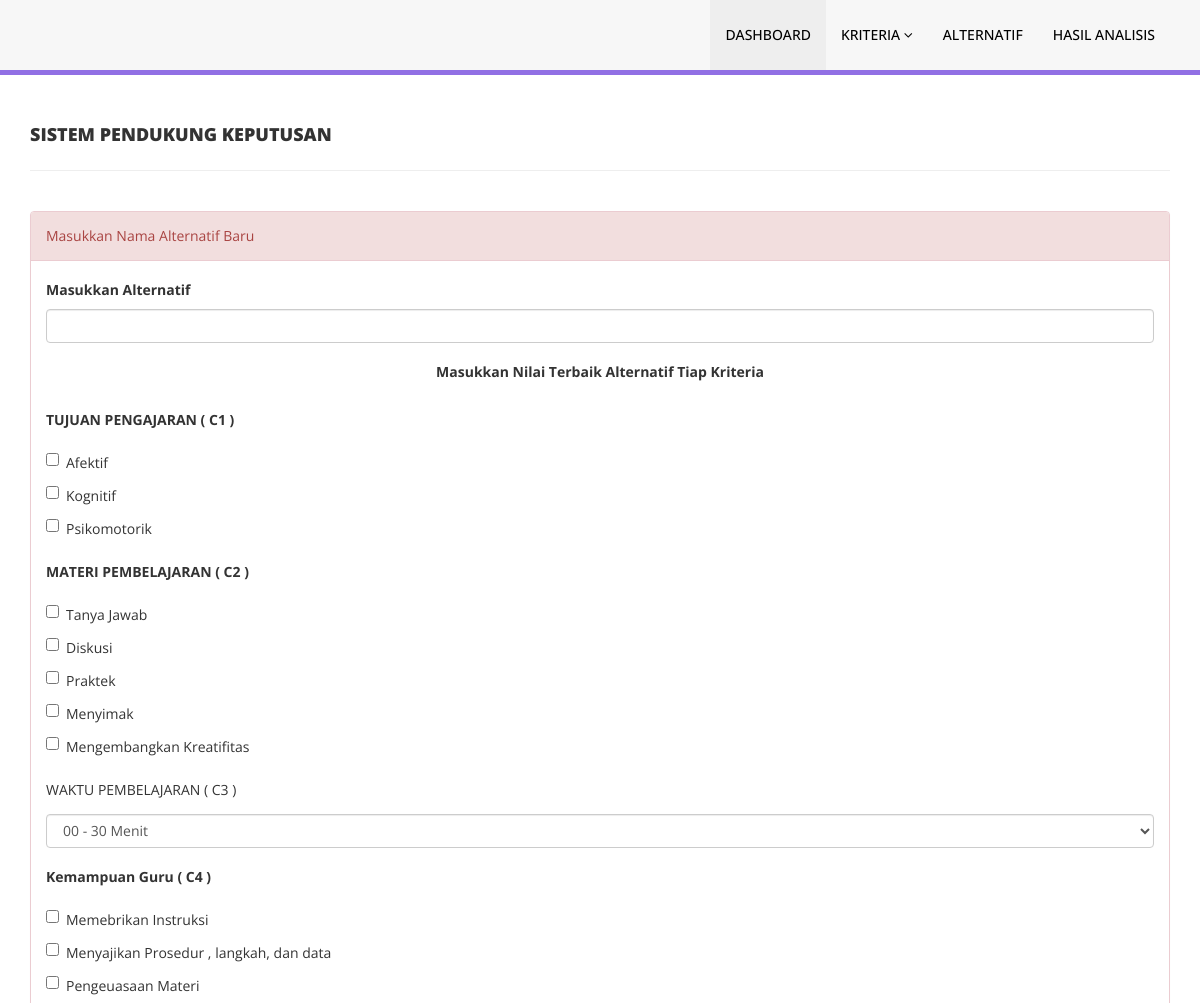
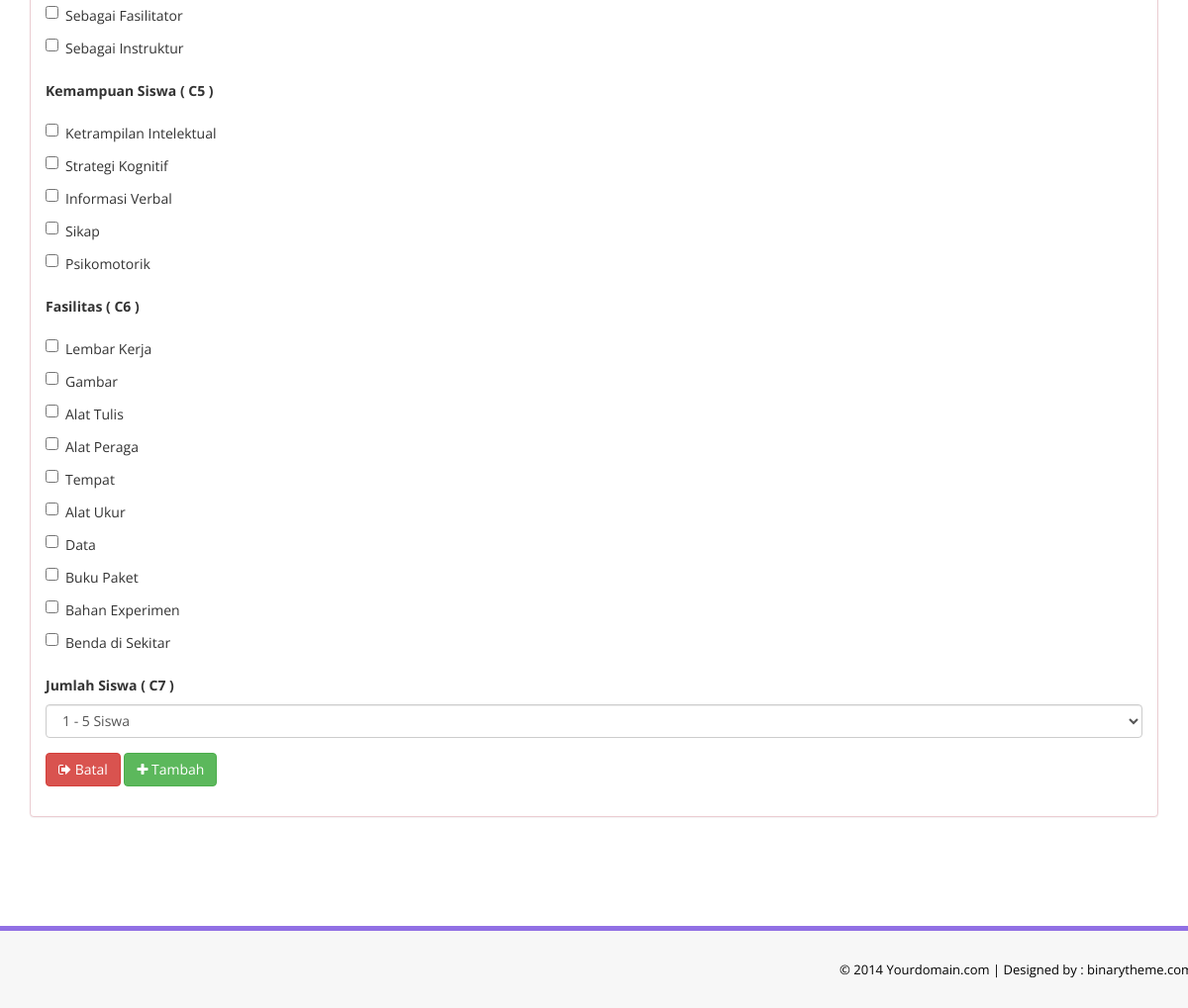
Page /alternatiftambah.php on the committed database (2 pictures, top to bottom).
### tables this page shows
CREATE TABLE `tab_sub` (
  `id_sub` int(100) NOT NULL,
  `nama_sub` varchar(100) NOT NULL,
  `kode_kriteria` varchar(100) NOT NULL
);

### alternatiftambah.php (the view, shortened to what this page needs)
<!DOCTYPE html>
<html xmlns="http://www.w3.org/1999/xhtml">
<?php include "koneksi.php" ?>
<head>
    <link href="assets/css/bootstrap.css" rel="stylesheet" />
    <link href="assets/css/font-awesome.css" rel="stylesheet" />
    <link href="assets/css/style.css" rel="stylesheet" />
</head>
<body>
<?php include "menu.php" ?>
     <div class="content-wrapper">
        <div class="container">
            <div class="row pad-botm">
                <div class="col-md-12">
                    <h4 class="header-line"> SISTEM PENDUKUNG KEPUTUSAN </h4>
                </div>
            </div>
            <div class="row">
                <div class="col-md-12 col-sm-12 col-xs-12">
                <div class="panel panel-danger">
                        <div class="panel-heading">
                            Masukkan Nama Alternatif Baru
                        </div>
                        <div class="panel-body">
                            <form role="form" action = "tambah_alternatif.php" method="post">
                                <div class="form-group">
                                    <label>Masukkan Alternatif</label>
                                    <input required name = "nama_alternatif" class="form-control" type="text" />
                                </div>
                                <div align="center" class="form-group">
                                    <label>Masukkan Nilai Terbaik Alternatif Tiap Kriteria</label>
                                </div>
                                <div class="form-group">
                                    <label>TUJUAN PENGAJARAN ( C1 )</label>
                                    <?php
                                    $sql_c1 = $koneksi->query("SELECT * FROM tab_sub WHERE kode_kriteria = 'C1'");
                                    while($data_c1 = $sql_c1->fetch_assoc()){?>
                                        <div class="checkbox">
                                            <label>
                                                <input type="checkbox" name = "c1[]" value="<?php echo $data_c1['nama_sub'] ?>" /><?php echo $data_c1['nama_sub'] ?>
                                            </label>
                                        </div>
                                    <?php
                                    }
                                    ?>
                                </div>
                                <div class="form-group">
                                    <label>MATERI PEMBELAJARAN ( C2 )</label>
                                    <?php
                                    $sql_c2 = $koneksi->query("SELECT * FROM tab_sub WHERE kode_kriteria = 'C2'");
                                    while($data_c2 = $sql_c2->fetch_assoc()){?>
                                        <div class="checkbox">
                                            <label>
                                                <input type="checkbox" name = "c2[]" value="<?php echo $data_c2['nama_sub'] ?>" /><?php echo $data_c2['nama_sub'] ?>
                                            </label>
                                        </div>
                                    <?php
                                    }
                                    ?>
                                </div>
                                <div class="form-group">
                                    <p>WAKTU PEMBELAJARAN ( C3 )</p>
                                    <select name = "c3" class="form-control">
                                        <?php
                                        $sql_c3 = $koneksi->query("SELECT * FROM tab_sub WHERE kode_kriteria = 'C3'");
                                        while($data_c3 = $sql_c3->fetch_assoc()){?>
                                           <option value = "<?php echo $data_c3['nama_sub'] ?>"> <?php echo $data_c3['nama_sub'] ?></option>
                                        <?php
                                        }
                                        ?>
                                    </select>
                                </div>
                                <div class="form-group">
                                    <label> Kemampuan Guru ( C4 )</label>
                                    <?php
                                    $sql_c4 = $koneksi->query("SELECT * FROM tab_sub WHERE kode_kriteria = 'C4'");
                                    while($data_c4 = $sql_c4->fetch_assoc()){?>
                                        <div class="checkbox">
                                            <label>
                                                <input type="checkbox" name = "c4[]" value="<?php echo $data_c4['nama_sub'] ?>" /><?php echo $data_c4['nama_sub'] ?>
                                            </label>
                                        </div>
                                    <?php
                                    }
                                    ?>
                                </div>
                                <div class="form-group">
                                    <label>Kemampuan Siswa ( C5 )</label>
                                    <?php
                                    $sql_c5 = $koneksi->query("SELECT * FROM tab_sub WHERE kode_kriteria = 'C5'");
                                    while($data_c5 = $sql_c5->fetch_assoc()){?>
                                        <div class="checkbox">
                                            <label>
                                                <input type="checkbox" name = "c5[]" value="<?php echo $data_c5['nama_sub'] ?>" /><?php echo $data_c5['nama_sub'] ?>
                                            </label>
                                        </div>
                                    <?php
                                    }
                                    ?>
                                </div>
                                <div class="form-group">
                                    <label> Fasilitas ( C6 )</label>
                                    <?php
                                    $sql_c6 = $koneksi->query("SELECT * FROM tab_sub WHERE kode_kriteria = 'C6'");
                                    while($data_c6 = $sql_c6->fetch_assoc()){?>
                                        <div class="checkbox">
                                            <label>
                                                <input type="checkbox" name = "c6[]" value="<?php echo $data_c6['nama_sub'] ?>" /><?php echo $data_c6['nama_sub'] ?>
                                            </label>
                                        </div>
                                    <?php
                                    }
                                    ?>
                                </div>
                                <div class="form-group">
                                    <label> Jumlah Siswa ( C7 )</label>
                                    <select name = "c7" class="form-control">
                                        <?php
                                        $sql_c7 = $koneksi->query("SELECT * FROM tab_sub WHERE kode_kriteria = 'C7'");
                                        while($data_c7 = $sql_c7->fetch_assoc()){?>
                                           <option value = "<?php echo $data_c7['nama_sub'] ?>"> <?php echo $data_c7['nama_sub'] ?></option>
                                        <?php
                                        }
                                        ?>
                                    </select>
                                </div>
                                <div class="form-group">
                                  <a href="alternatif.php"><button type="button" class="btn btn-danger"><i class="fa fa-sign-out"></i> Batal</button></a>
                                  <button type="submit" class="btn btn-success"><i class="fa fa-plus"></i> Tambah</button>
                                </div>
                            </form>
                        </div>
                    </div>
                </div>
            </div>
        </div>
    </div>
    <section class="footer-section">
        <div class="container">
            <div class="row">
                <div class="col-md-12">
                   &copy; 2014 Yourdomain.com |<a href="http://www.binarytheme.com/" target="_blank"  > Designed by : binarytheme.com</a>
                </div>
            </div>
        </div>
    </section>
</body>
</html>

### menu.php (shortened to what this page needs)
<section class="menu-section">
        <div class="container">
            <div class="row ">
                <div class="col-md-12">
                    <div class="navbar-collapse collapse ">
                        <ul id="menu-top" class="nav navbar-nav navbar-right">
                            <li><a href="index.php" class="menu-top-active">DASHBOARD</a></li>
                            <li>
                                <a href="#" class="dropdown-toggle" id="ddlmenuItem" data-toggle="dropdown"> Kriteria <i class="fa fa-angle-down"></i></a>
                            </li>
                            <li><a href="alternatif.php">Alternatif</a></li>
                            <li><a href="daftar_hasil_analisis.php">Hasil Analisis</a></li>
                        </ul>
                    </div>
                </div>
            </div>
        </div>
    </section>

### assets/css/style.css (style rules this page uses)
.content-wrapper { margin-top: 40px; min-height:800px; padding-bottom:90px; }
.header-line { font-weight:900; padding-bottom:25px; border-bottom:1px solid #eeeeee; text-transform:uppercase; }
.pad-botm { padding-bottom:30px; }
#menu-top a { color:#000; text-decoration:none; font-weight:500; padding: 25px 15px 25px 15px; text-transform:uppercase; }
.menu-section { background-color: #f7f7f7; border-bottom:5px solid #9170E4; width:100% }
.menu-top-active { background-color:#eeeeee; }
.footer-section { padding:25px 50px 25px 50px; color:#000; font-size:13px; background-color: #f7f7f7; text-align:right; border-top:5px solid #9170E4; }
.footer-section a, .footer-section a:hover { color:#000; }

### rows in the picture
tab_sub: nama_sub "Afektif"
tab_sub: nama_sub "Kognitif"
tab_sub: nama_sub "Psikomotorik"
tab_sub: nama_sub "Tanya Jawab"
tab_sub: nama_sub "Diskusi"
tab_sub: nama_sub "Praktek"
tab_sub: nama_sub "Menyimak"
tab_sub: nama_sub "Mengembangkan Kreatifitas"
tab_sub: nama_sub "Memebrikan Instruksi"
tab_sub: nama_sub "Menyajikan Prosedur , langkah, dan data"
tab_sub: nama_sub "Pengeuasaan Materi"
tab_sub: nama_sub "Sebagai Fasilitator"
tab_sub: nama_sub "Sebagai Instruktur"
tab_sub: nama_sub "Ketrampilan Intelektual"
tab_sub: nama_sub "Strategi Kognitif"
tab_sub: nama_sub "Informasi Verbal"
tab_sub: nama_sub "Sikap"
tab_sub: nama_sub "Psikomotorik"
tab_sub: nama_sub "Lembar Kerja"
tab_sub: nama_sub "Gambar"
tab_sub: nama_sub "Alat Tulis"
tab_sub: nama_sub "Alat Peraga"
tab_sub: nama_sub "Tempat"
tab_sub: nama_sub "Alat Ukur"
tab_sub: nama_sub "Data"
tab_sub: nama_sub "Buku Paket"
tab_sub: nama_sub "Bahan Experimen"
tab_sub: nama_sub "Benda di Sekitar"

### other values in the picture
form field c3 "00 - 30 Menit"
form field c7 "1 - 5 Siswa"
